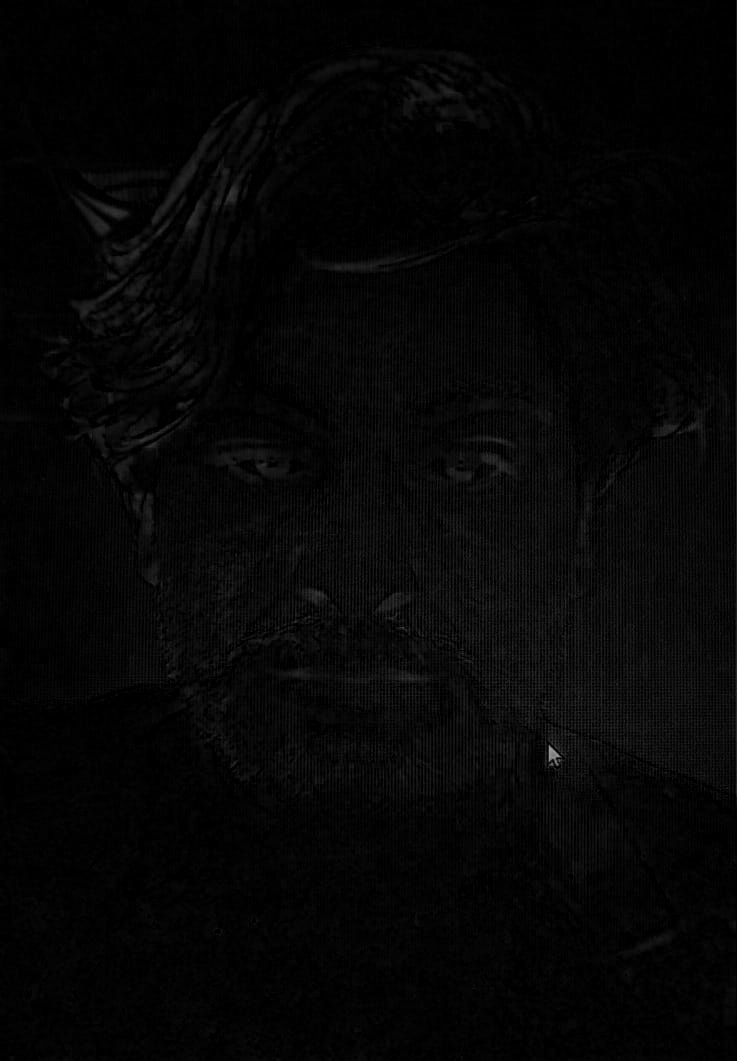
#> input picture Morphological-Image-Enhancement/black-tophat-Fake11.jpg, 737 x 1061 px
$ python intensity_slices_for_image.py Morphological-Image-Enhancement/black-tophat-Fake11.jpg
#> lines starting #> are read from the running program, lines starting #| are printed output that depends on the picture
#!/usr/bin/env python3
import os
import sys
import cv2
import numpy as np
import matplotlib.pyplot as plt


def plot_intensity_slices(image_path: str):
    img = cv2.imread(image_path)
#> img is the input picture: shape (1061, 737, 3); min 0, max 161, mean 5.7
    if img is None:
        raise FileNotFoundError(f"Could not read image: {image_path}")

    gray = cv2.cvtColor(img, cv2.COLOR_BGR2GRAY)

    # Center row (horizontal slice)
    mid_row = gray[gray.shape[0] // 2, :]
#> mid_row = 737 values, max 44 at index 584, min 0 at index 9, mean 10.05

    # Center column (vertical slice)
    mid_col = gray[:, gray.shape[1] // 2]
#> mid_col = 1061 values, max 30 at index 679, min 0 at index 18, mean 5.74

    # Save path
    in_dir = os.path.dirname(os.path.abspath(image_path))
    base = os.path.splitext(os.path.basename(image_path))[0]
    out_path = os.path.join(in_dir, f"{base}_slices.png")

    # Plot
    plt.figure(figsize=(12, 6))

    plt.subplot(2, 1, 1)
    plt.plot(mid_row, linewidth=1)
    plt.title("Center Row Intensity Slice (Horizontal Profile)")
    plt.xlabel("X (pixel index)")
    plt.ylabel("Intensity")

    plt.subplot(2, 1, 2)
    plt.plot(mid_col, linewidth=1)
    plt.title("Center Column Intensity Slice (Vertical Profile)")
    plt.xlabel("Y (pixel index)")
    plt.ylabel("Intensity")

    plt.tight_layout()
    plt.savefig(out_path, dpi=200)
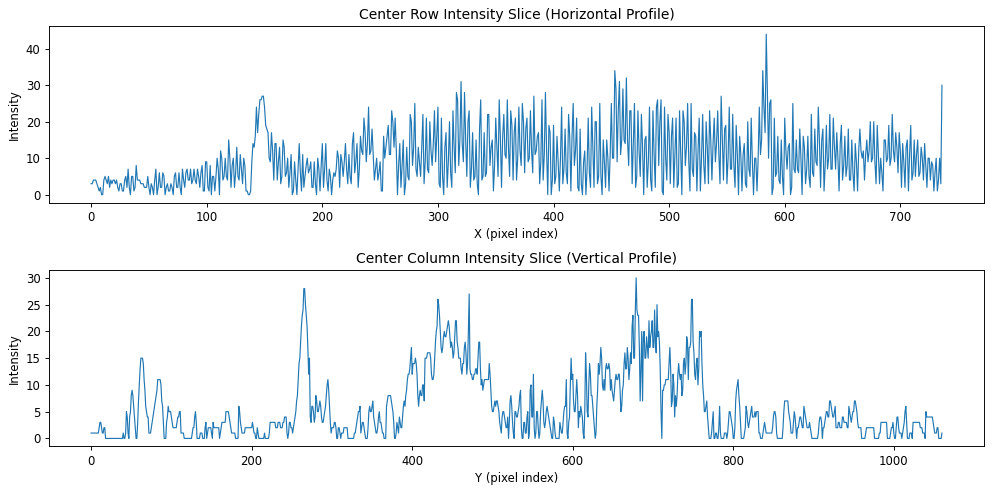
#> figure drawn by matplotlib, 2 panels; panel 1: curve peaks at x = 584, y = 44; panel 2: curve peaks at x = 679, y = 30
    plt.show()
    plt.close()

    print(f"Saved: {out_path}")


def main():
    if len(sys.argv) != 2:
        print("Usage: python intensity_slices.py <image_path>")
        sys.exit(1)

    plot_intensity_slices(sys.argv[1])


if __name__ == "__main__":
    main()

$ run again, on Morphological-Image-Enhancement/black-tophat-Fake14.jpg
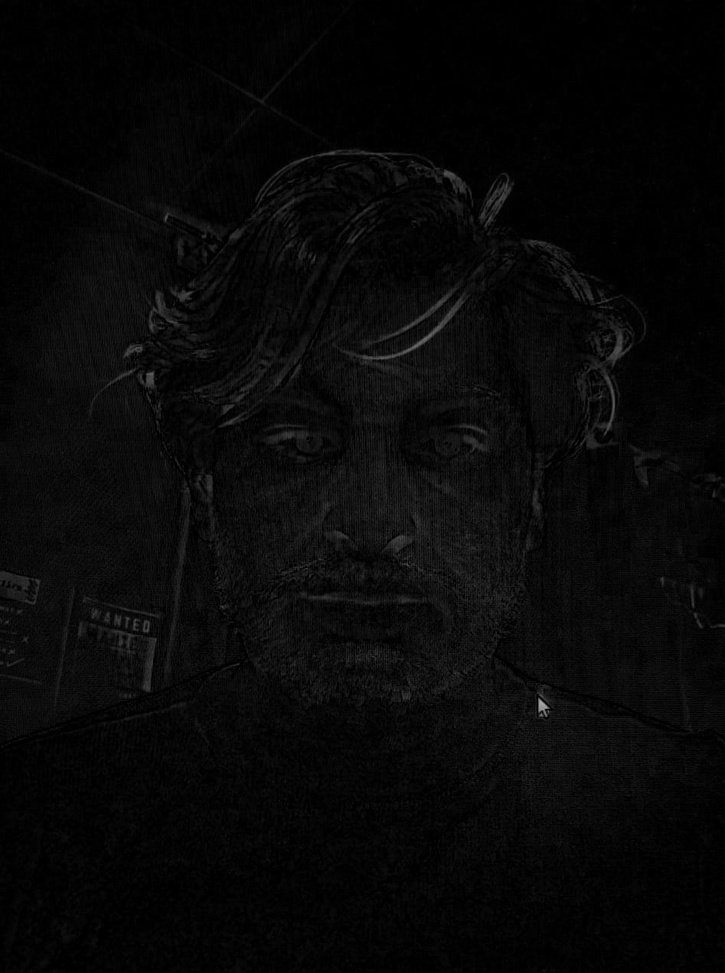
#> input picture Morphological-Image-Enhancement/black-tophat-Fake14.jpg, 725 x 973 px, shrunk from 947 x 1270 before the run
#> in plot_intensity_slices, img is the input picture: shape (973, 725, 3); min 0, max 170, mean 8
#> mid_row = 725 values, max 55 at index 209, min 0 at index 190, mean 13.49
#> mid_col = 973 values, max 51 at index 152, min 0 at index 2, mean 9.84
#> in plot_intensity_slices, `plt.savefig(out_path, dpi=200)`:
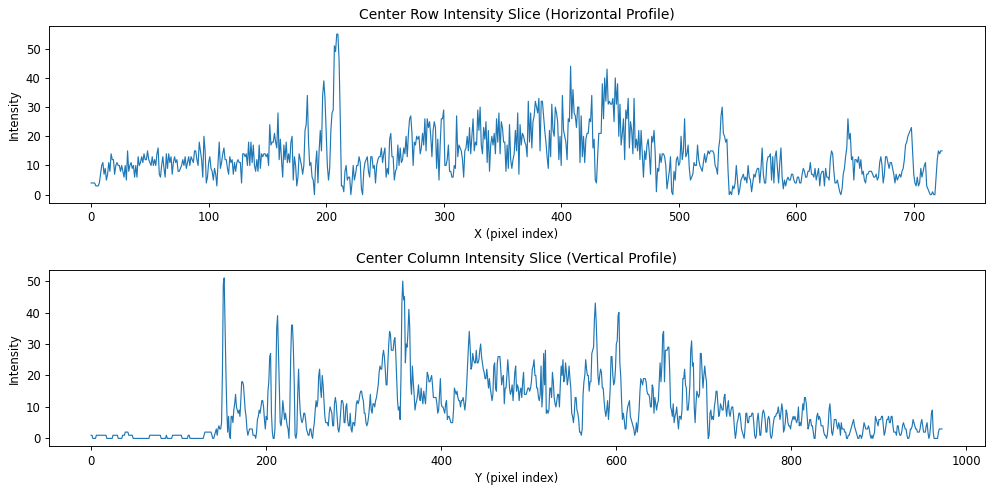
#> figure drawn by matplotlib, 2 panels; panel 1: curve peaks at x = 209, y = 55; panel 2: curve peaks at x = 152, y = 51

$ run again, on Morphological-Image-Enhancement/black-tophat-Fake16.jpg
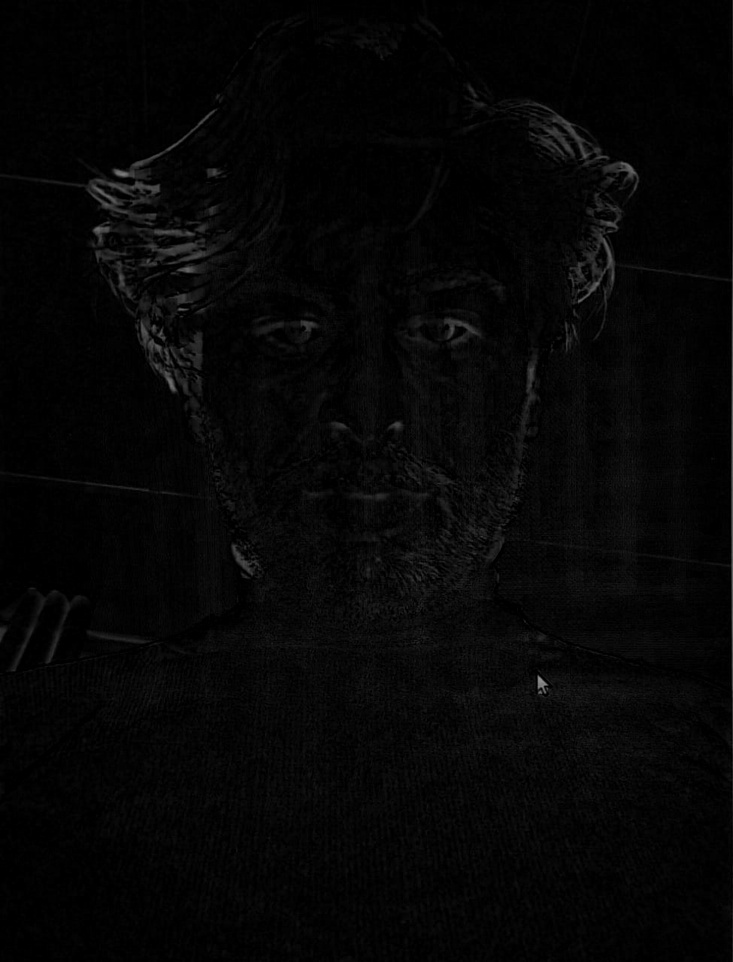
#> input picture Morphological-Image-Enhancement/black-tophat-Fake16.jpg, 733 x 962 px, shrunk from 975 x 1280 before the run
#> in plot_intensity_slices, img is the input picture: shape (962, 733, 3); min 0, max 150, mean 5.7
#> mid_row = 733 values, max 98 at index 732, min 0 at index 92, mean 8.45
#> mid_col = 962 values, max 43 at index 496, min 0 at index 0, mean 7.21
#> in plot_intensity_slices, `plt.savefig(out_path, dpi=200)`:
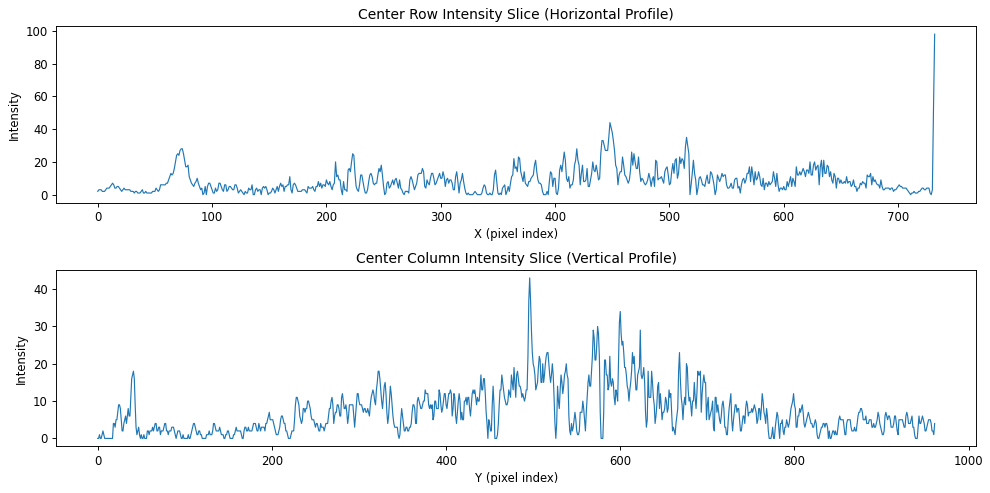
#> figure drawn by matplotlib, 2 panels; panel 1: curve peaks at x = 732, y = 98; panel 2: curve peaks at x = 496, y = 43

$ run again, on Morphological-Image-Enhancement/black-tophat-Fake17.jpg
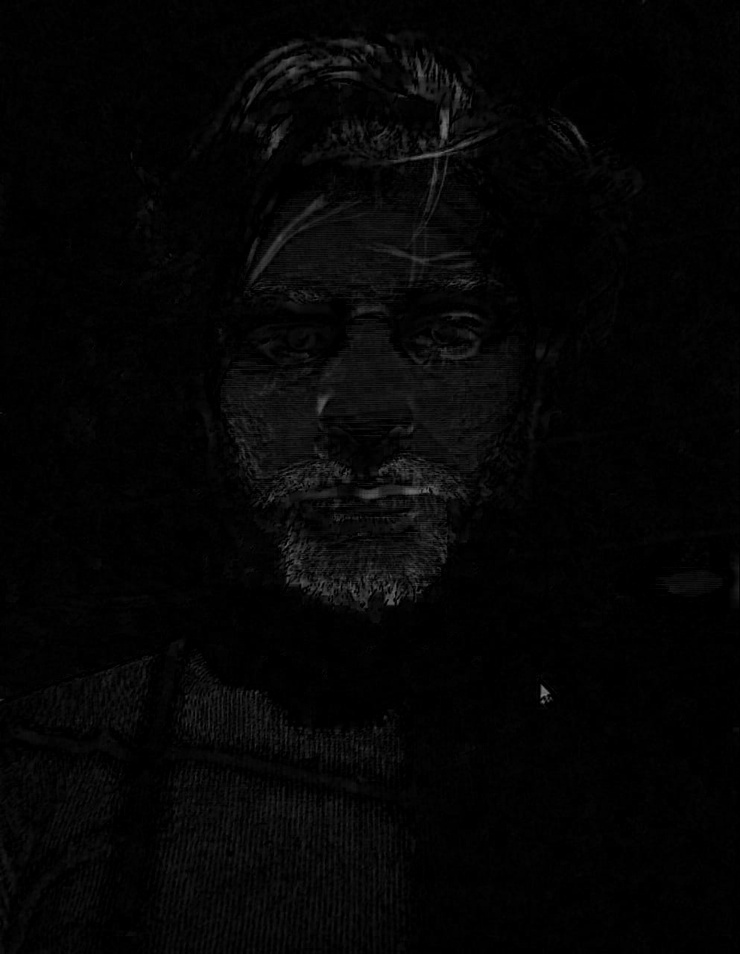
#> input picture Morphological-Image-Enhancement/black-tophat-Fake17.jpg, 740 x 954 px, shrunk from 993 x 1280 before the run
#> in plot_intensity_slices, img is the input picture: shape (954, 740, 3); min 0, max 131, mean 5
#> mid_row = 740 values, max 62 at index 295, min 0 at index 2, mean 8.68
#> mid_col = 954 values, max 81 at index 593, min 0 at index 3, mean 10.15
#> in plot_intensity_slices, `plt.savefig(out_path, dpi=200)`:
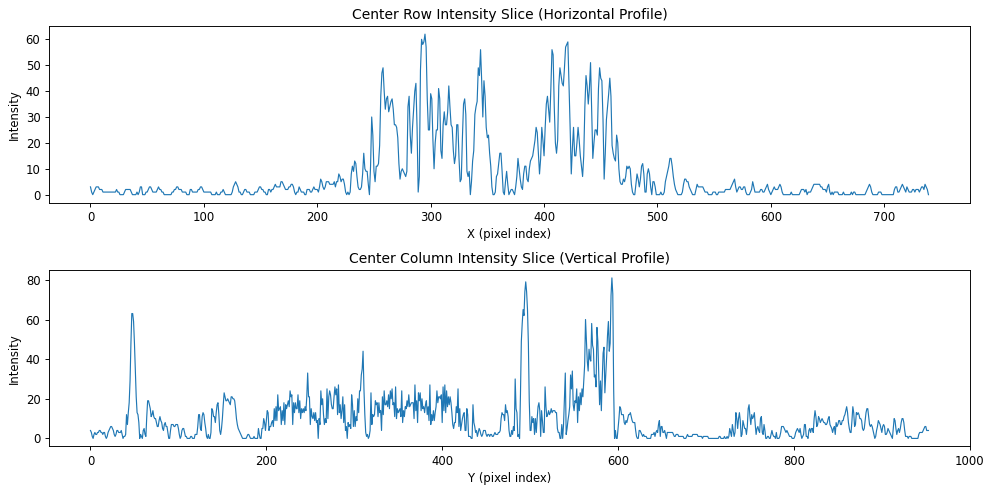
#> figure drawn by matplotlib, 2 panels; panel 1: curve peaks at x = 295, y = 62; panel 2: curve peaks at x = 593, y = 81
